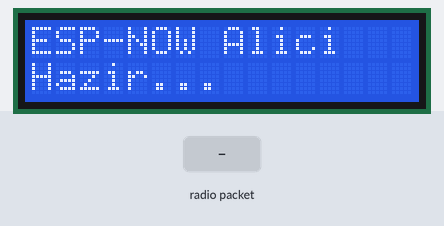
This sketch was run on a simulated ESP8266 (NodeMCU). Shown: 16×2 character LCD. Inputs (shaded band) come from the test bench. What the sketch prints to the serial monitor is not drawn.

Above: at 2.3 s.
2.4 s: radio packet "1" arrives
At 3.2 s:
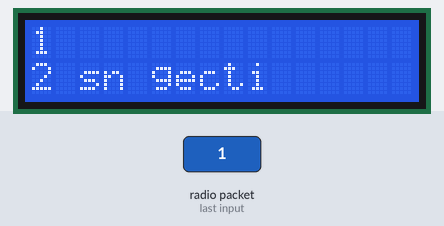
3.9 s: radio packet "0" arrives
At 4.3 s:
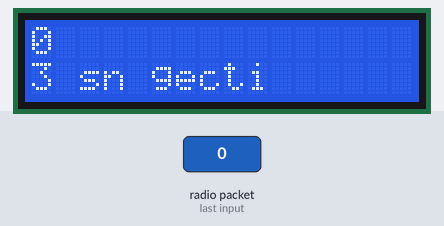
5.4 s: radio packet "2" arrives
At 6.6 s:
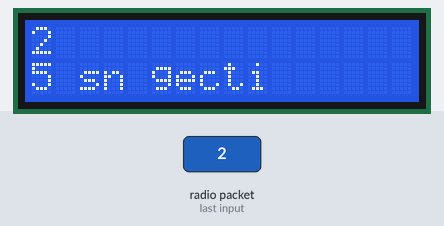
Timing chart, 0 to 8.4 s (numbered marks = the images above; inputs shaded):
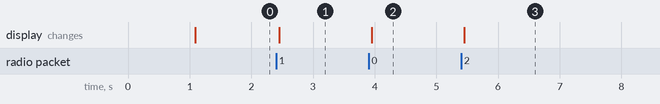

The sketch:

nodemcu_alici.ino
```cpp
#include <ESP8266WiFi.h>
extern "C" {
  #include <espnow.h>
}
#include <Wire.h>
#include <LiquidCrystal_I2C.h>

// LCD ayarları
LiquidCrystal_I2C lcd(0x27, 16, 2); // Adres 0x27 veya 0x3F olabilir

// Veri alındığında çağrılacak fonksiyon
void onDataReceived(uint8_t *mac, uint8_t *data, uint8_t len) {
  // Veriyi string'e çevir
  char message[len + 1];
  memcpy(message, data, len);
  message[len] = '\0';

  Serial.print("Gelen mesaj: ");
  Serial.println(message);

  // LCD'yi temizle ve gelen metni göster
  lcd.clear();
  lcd.setCursor(0, 0);
  lcd.print(message);

  // Zaman damgası göster
  lcd.setCursor(0, 1);
  lcd.print(millis()/1000);
  lcd.print(" sn gecti");
}

void setup() {
  Serial.begin(115200);
  delay(1000); // Seri port başlaması için bir süre bekle

  Serial.println("ESP-NOW Alıcı");

  // LCD'yi başlat
  Wire.begin(D2, D1); // SDA=D2, SCL=D1 pinlerini kullan
  lcd.begin();
  lcd.backlight();

  // Hoş geldiniz mesajı
  lcd.clear();
  lcd.setCursor(0, 0);
  lcd.print("ESP-NOW Alici");
  lcd.setCursor(0, 1);
  lcd.print("Hazir...");

  // ESP-NOW başlatma
  WiFi.mode(WIFI_STA); // Station modu
  WiFi.disconnect();   // WiFi bağlantısını kapat
  delay(100);

  // MAC adresini yazdır
  Serial.print("MAC Adresi: ");
  Serial.println(WiFi.macAddress());

  // ESP-NOW başlat
  if (esp_now_init() != 0) {
    Serial.println("ESP-NOW başlatılamadı");
    return;
  }

  // ESP-NOW rolünü ve callback fonksiyonunu ayarla
  esp_now_set_self_role(ESP_NOW_ROLE_SLAVE);
  esp_now_register_recv_cb(onDataReceived);

  Serial.println("Kurulum tamamlandı. Mesajlar bekleniyor...");
}

void loop() {
  // ESP-NOW, geri çağırma işlevini kullanır, burada bir şey yapmamıza gerek yok
  delay(1000);
}
```

Measured:
- after the input at 2.4 s, the display: changes after 0.05 s (image 1)
- after the input at 3.9 s, the display: changes after 0.05 s (image 2)
- after the input at 5.4 s, the display: changes after 0.05 s (image 3)
